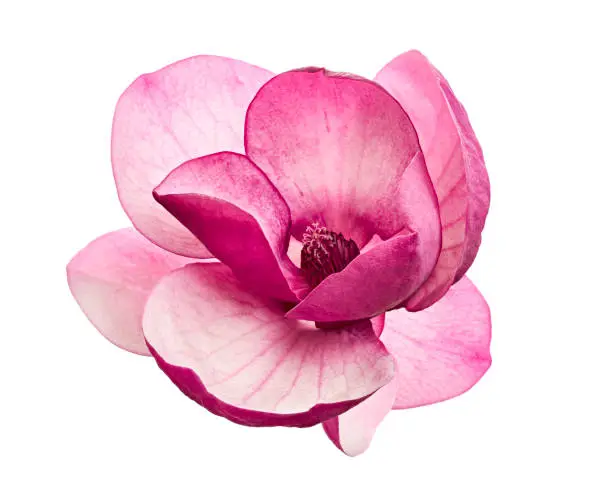
#> input picture CVIP/EP-12.3.25/img_1.png, 612 x 490 px
$ python Ep-10.1.py
#> lines starting #> are read from the running program, lines starting #| are printed output that depends on the picture; after the words box and inside, x2 and y2 are one past the last pixel; in counts of white or black regions, pixels touching at a corner belong together
import cv2
image=cv2.imread("../EP-12.3.25/img_1.png")
#> image is the input picture: shape (490, 612, 3); mean B, G, R 218.5, 202, 243
gray=cv2.cvtColor(image,cv2.COLOR_BGR2GRAY)
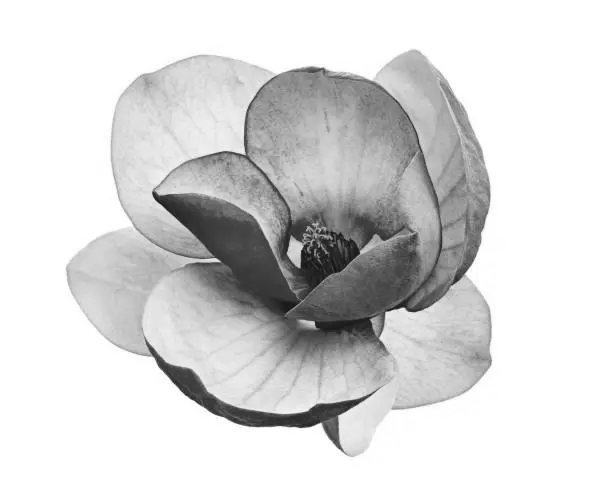
#> gray: shape (490, 612); min 15, max 255, mean 216.1
_, binary=cv2.threshold(gray,127,255,cv2.THRESH_BINARY)
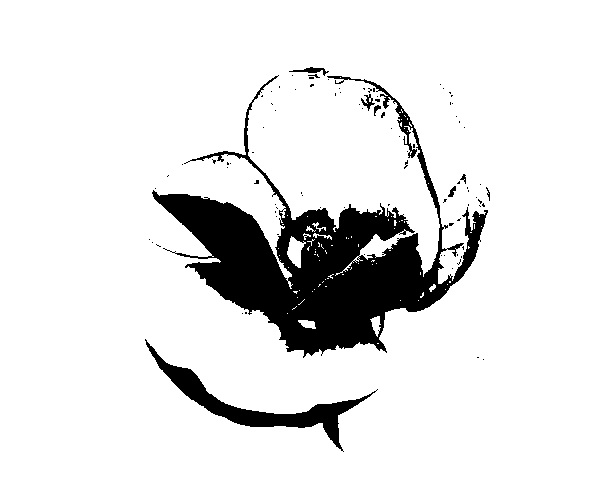
#> binary: shape (490, 612); 89.3% white; 91 black regions (83 under 20 px), largest, box (x1, y1, x2, y2) and area: (152, 75, 488, 358) 27611, (145, 339, 378, 452) 3719, (289, 67, 329, 76) 128
adaptive=cv2.adaptiveThreshold(gray,255,cv2.ADAPTIVE_THRESH_GAUSSIAN_C,cv2.THRESH_BINARY,11,2)
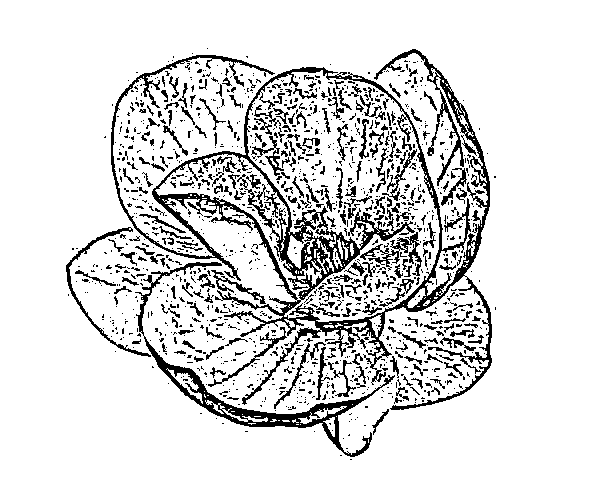
#> adaptive: shape (490, 612); 86.9% white; black in thin lines or dots, all inside (x1, y1, x2, y2) = (66, 48, 496, 460)
_, otsu_thresh=cv2.threshold(gray,127,255,cv2.THRESH_BINARY+cv2.THRESH_OTSU)
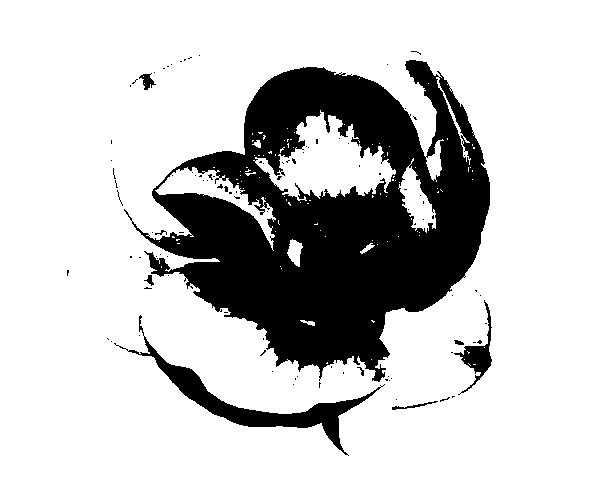
#> otsu_thresh: shape (490, 612); 78.9% white; 102 black regions (93 under 20 px), largest, box (x1, y1, x2, y2) and area: (124, 60, 490, 382) 57701, (114, 315, 385, 456) 4137, (454, 300, 492, 395) 838
edges=cv2.Canny(gray, 100,200)
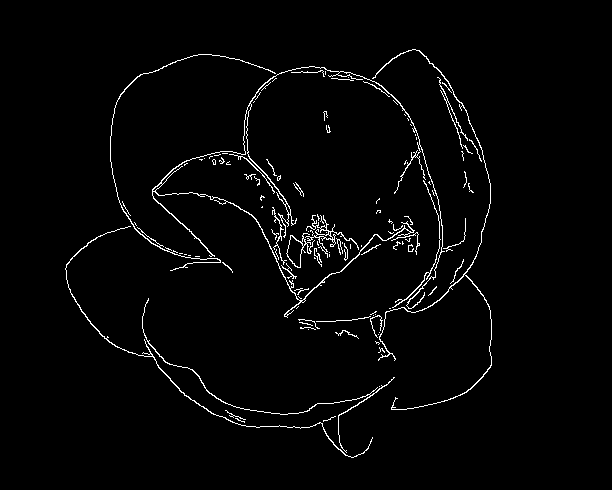
#> edges: shape (490, 612); 2.3% white in thin lines or dots, all inside (x1, y1, x2, y2) = (65, 49, 492, 458)
cv2.imshow("Original image",image)
cv2.imshow("Gray image",gray)
cv2.imshow("Binary Thresholding image",binary)
cv2.imshow("Adaptive Thresholding image",adaptive)
cv2.imshow("Otsu algo image",otsu_thresh)
cv2.imshow("Canny edge detection",edges)
cv2.waitKey(0)
cv2.destroyAllWindows()
